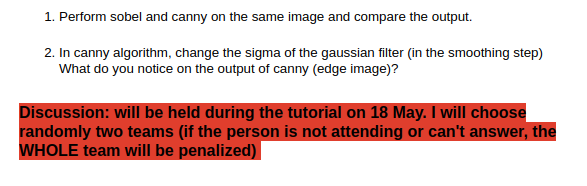
#> input picture tasks/task-3/cv_task_2.png, 587 x 186 px, given in place of lena.png, which was not available
$ jupyter execute cv_task3.ipynb   (older library calls are emulated)   (text cells are left out)
#> lines starting #> are read from the running program, lines starting #| are printed output that depends on the picture; after the words box and inside, x2 and y2 are one past the last pixel; in counts of white or black regions, pixels touching at a corner belong together; pictures that were not available may be replaced by others from this repository, and a replacement may not be noted
[cell 1]
import cv2
import numpy as np
import matplotlib.pyplot as plt

[cell 2]
# READ IMAGES

lena = cv2.imread('lena.png', 0)
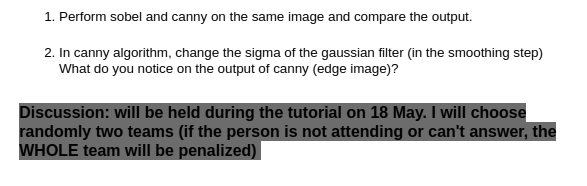
#> lena: shape (186, 587); min 0, max 255, mean 209
boxes = cv2.imread('boxes.png', 0)
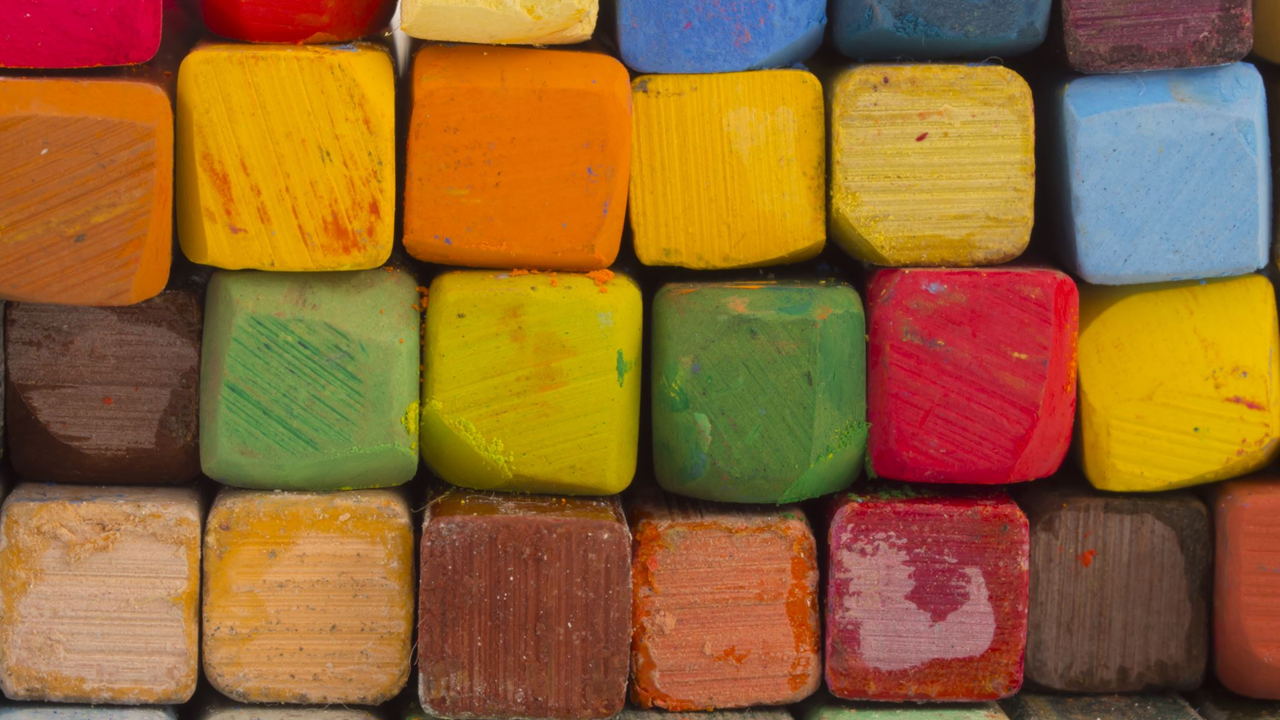
#> input picture tasks/task-3/boxes.png, 1280 x 720 px
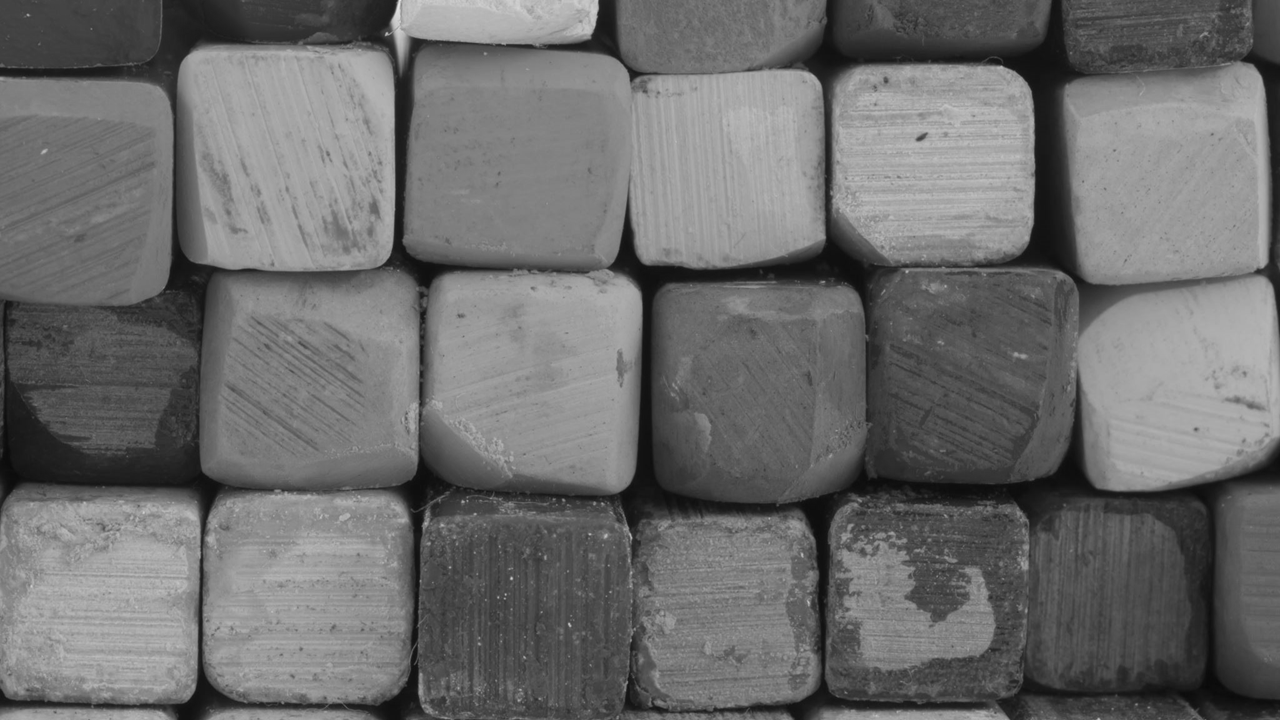
#> boxes: shape (720, 1280); min 9, max 229, mean 108.7

[cell 3]
# BLUR IMAGES

lena_blur = cv2.GaussianBlur(lena, (9,9), 10, 10, cv2.BORDER_DEFAULT)
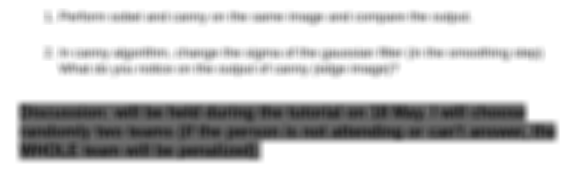
#> lena_blur: shape (186, 587); min 42, max 255, mean 209
boxes_blur = cv2.GaussianBlur(boxes, (9,9), 0)

[cell 4]
# APPLY SOBEL OPERATOR

lena_sobel = cv2.Sobel(lena_blur, cv2.CV_64F, 1, 1, ksize=11)
boxes_sobel = cv2.Sobel(boxes_blur, cv2.CV_64F, 1, 1, ksize=11)
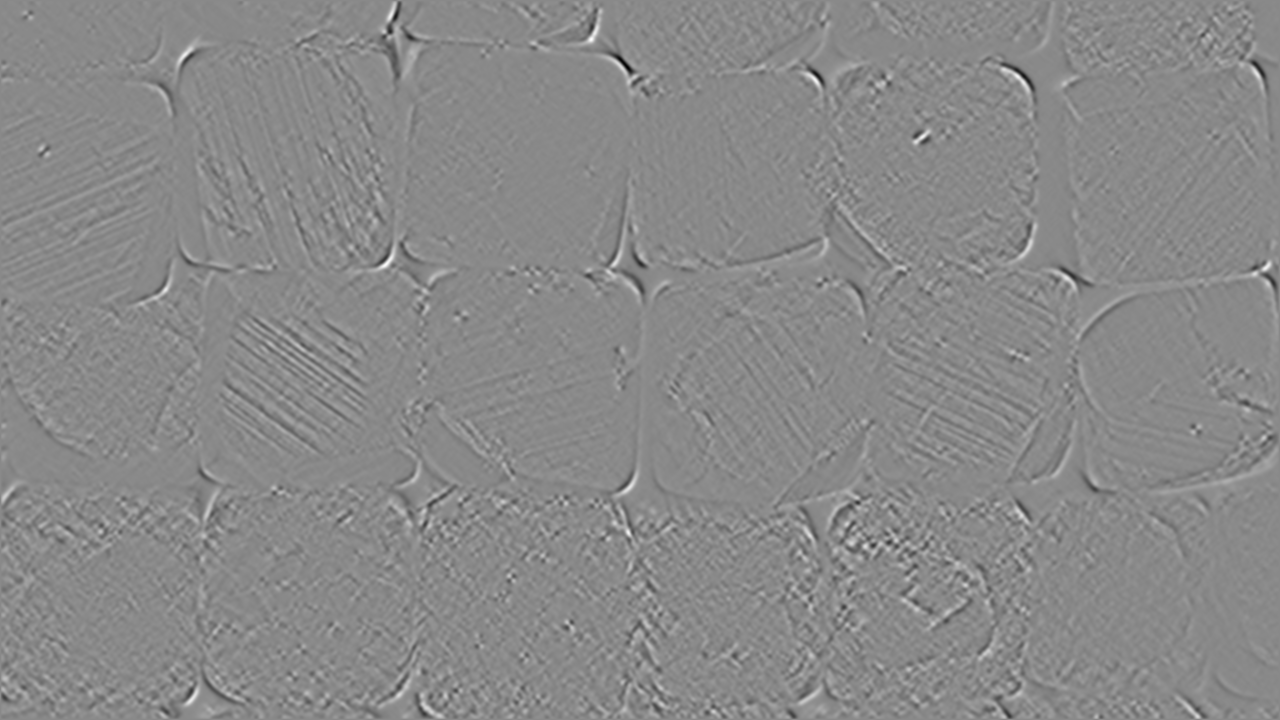
#> boxes_sobel: shape (720, 1280) float64; min -932307, max 796337, mean -25.8; drawn with min black and max white

[cell 5]
# APPLY CANNY OPERATOR

lena_canny = cv2.Canny(lena_blur, 100, 200)
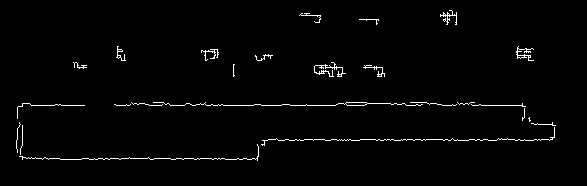
#> lena_canny: shape (186, 587); 1.7% white in thin lines or dots, all inside (x1, y1, x2, y2) = (16, 10, 556, 161)
boxes_canny = cv2.Canny(boxes_blur, 100, 200)
#> boxes_canny: shape (720, 1280); 0.38% white in thin lines or dots

[cell 6]
# PLOTTING IMAGES ----> ORIGINAL // SOBEL // CANNY

fig = plt.figure(figsize=(20,20))
plt.subplot(141), plt.imshow(lena, cmap='gray'), plt.axis('off')
plt.subplot(142), plt.imshow(lena_blur, cmap='gray'), plt.axis('off')
plt.subplot(143), plt.imshow(lena_sobel, cmap='gray'), plt.axis('off')
plt.subplot(144), plt.imshow(lena_canny, cmap='gray'), plt.axis('off')
plt.show()

[cell 7]
# PLOTTING IMAGES ----> ORIGINAL // SOBEL // CANNY

fig = plt.figure(figsize=(20,20))
plt.subplot(141), plt.imshow(boxes, cmap='gray'), plt.axis('off')
plt.subplot(142), plt.imshow(boxes_blur, cmap='gray'), plt.axis('off')
plt.subplot(143), plt.imshow(boxes_sobel, cmap='gray'), plt.axis('off')
plt.subplot(144), plt.imshow(boxes_canny, cmap='gray'), plt.axis('off')
plt.show()

[cell 8]
# BLUR IMAGES

lena_blur_dec = cv2.GaussianBlur(lena, (9,9), 1, 1, 0)
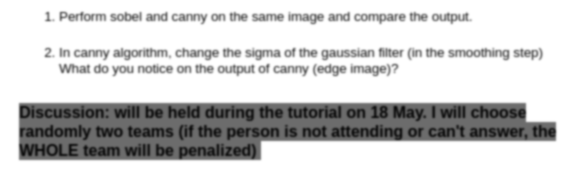
#> lena_blur_dec: shape (186, 587); min 14, max 255, mean 209
boxes_blur_dec = cv2.GaussianBlur(boxes, (9,9), 1, 1, 0)

[cell 9]
# APPLY SOBEL OPERATOR

lena_sobel = cv2.Sobel(lena_blur_dec, cv2.CV_64F, 1, 1, ksize=11)
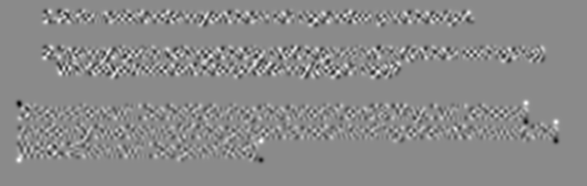
#> lena_sobel: shape (186, 587) float64; min -2161645, max 1804718, mean 0; drawn with min black and max white
boxes_sobel = cv2.Sobel(boxes_blur_dec, cv2.CV_64F, 1, 1, ksize=11)

[cell 10]
# APPLY CANNY OPERATOR

lena_canny = cv2.Canny(lena_blur_dec, 100, 200)
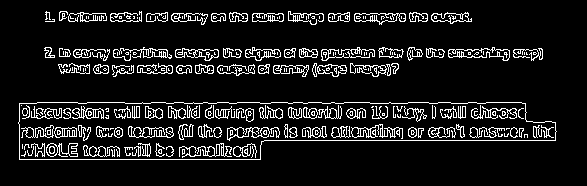
#> lena_canny: shape (186, 587); 10.2% white in thin lines or dots, all inside (x1, y1, x2, y2) = (18, 11, 557, 160)
boxes_canny = cv2.Canny(boxes_blur_dec, 100, 200)
#> boxes_canny: shape (720, 1280); 0.92% white in thin lines or dots

[cell 11]
# PLOTTING IMAGES ----> ORIGINAL // SOBEL // CANNY

fig = plt.figure(figsize=(20,20))
plt.subplot(141), plt.imshow(lena, cmap='gray'), plt.axis('off')
plt.subplot(142), plt.imshow(lena_blur_dec, cmap='gray'), plt.axis('off')
plt.subplot(143), plt.imshow(lena_sobel, cmap='gray'), plt.axis('off')
plt.subplot(144), plt.imshow(lena_canny, cmap='gray'), plt.axis('off')
plt.show()

[cell 12]
# PLOTTING IMAGES ----> ORIGINAL // SOBEL // CANNY

fig = plt.figure(figsize=(20,20))
plt.subplot(141), plt.imshow(boxes, cmap='gray'), plt.axis('off')
plt.subplot(142), plt.imshow(boxes_blur_dec, cmap='gray'), plt.axis('off')
plt.subplot(143), plt.imshow(boxes_sobel, cmap='gray'), plt.axis('off')
plt.subplot(144), plt.imshow(boxes_canny, cmap='gray'), plt.axis('off')
plt.show()

[cell 13]
# BLUR IMAGES

lena_blur_inc = cv2.GaussianBlur(lena, (9,9), 20, 20, 0)
boxes_blur_inc = cv2.GaussianBlur(boxes, (9,9), 20, 20, 0)

[cell 14]
# APPLY SOBEL OPERATOR

lena_sobel = cv2.Sobel(lena_blur_inc, cv2.CV_64F, 1, 1, ksize=11)
boxes_sobel = cv2.Sobel(boxes_blur_inc, cv2.CV_64F, 1, 1, ksize=11)

[cell 15]
# APPLY CANNY OPERATOR

lena_canny = cv2.Canny(lena_blur_inc, 100, 200)
#> lena_canny: shape (186, 587); 1.7% white in thin lines or dots, all inside (x1, y1, x2, y2) = (16, 10, 557, 161)
boxes_canny = cv2.Canny(boxes_blur_inc, 100, 200)
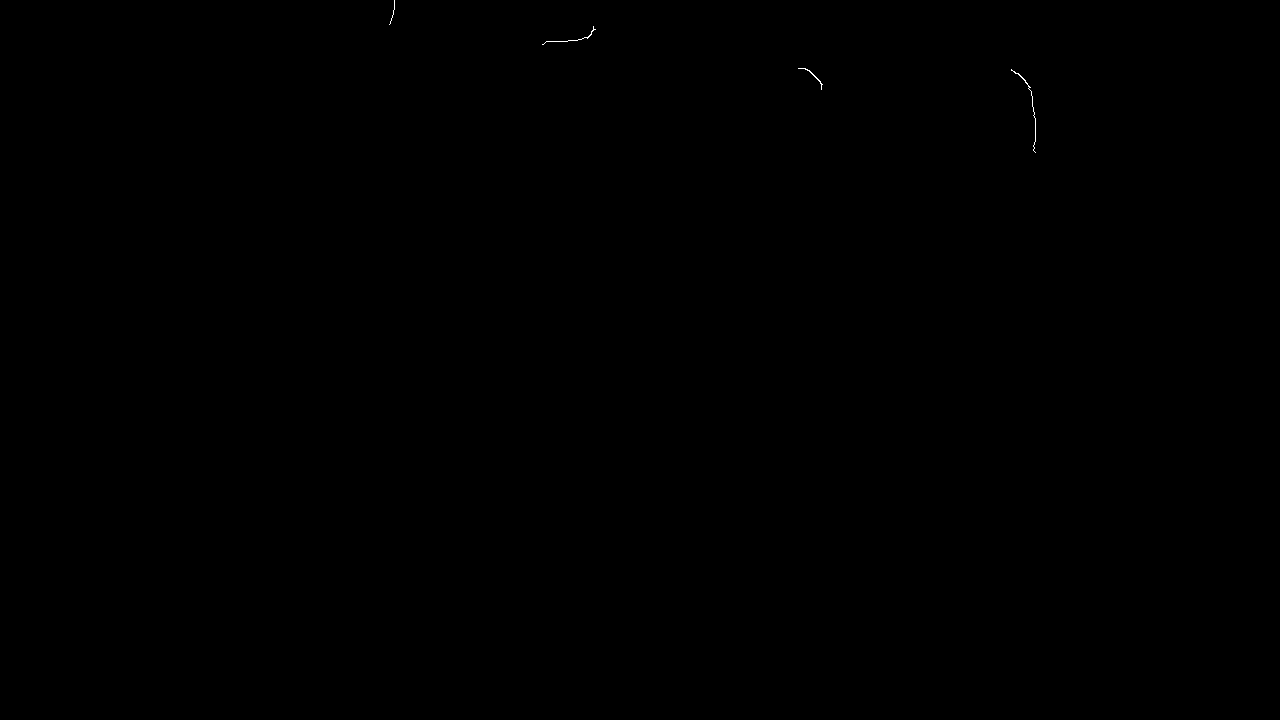
#> boxes_canny: shape (720, 1280); 0.03% white in thin lines or dots, all inside (x1, y1, x2, y2) = (389, 0, 1036, 153)

[cell 16]
# PLOTTING IMAGES ----> ORIGINAL // SOBEL // CANNY

fig = plt.figure(figsize=(20,20))
plt.subplot(141), plt.imshow(lena, cmap='gray'), plt.axis('off')
plt.subplot(142), plt.imshow(lena_blur_inc, cmap='gray'), plt.axis('off')
plt.subplot(143), plt.imshow(lena_sobel, cmap='gray'), plt.axis('off')
plt.subplot(144), plt.imshow(lena_canny, cmap='gray'), plt.axis('off')
plt.show()

[cell 17]
# PLOTTING IMAGES ----> ORIGINAL // SOBEL // CANNY

fig = plt.figure(figsize=(20,20))
plt.subplot(141), plt.imshow(boxes, cmap='gray'), plt.axis('off')
plt.subplot(142), plt.imshow(boxes_blur_inc, cmap='gray'), plt.axis('off')
plt.subplot(143), plt.imshow(boxes_sobel, cmap='gray'), plt.axis('off')
plt.subplot(144), plt.imshow(boxes_canny, cmap='gray'), plt.axis('off')
plt.show()
